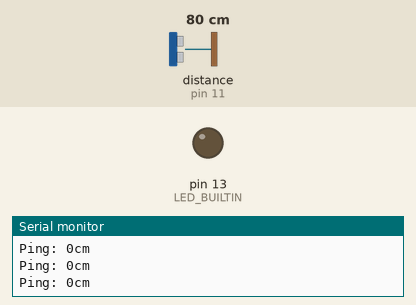
Simulated run of this sketch. Board: Arduino Uno, built with avr-gcc and run on an emulated ATmega328P. Parts: output pins drawn as LEDs (lit = HIGH), the last lines printed to the serial monitor. The inputs (shaded band) are chosen by the test bench; at power-on: distance to the obstacle (sensor on pin 11) 80 cm. The echo pulse lasts 58.3 µs per cm.

Above: at 1.2 s.
1.3 s: distance to the obstacle (sensor on pin 11) set to 18 cm
2.8 s: distance to the obstacle (sensor on pin 11) set to 14 cm
At 3.9 s:
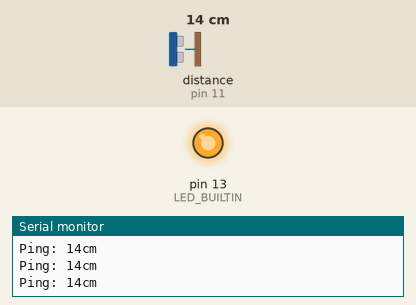
4.3 s: distance to the obstacle (sensor on pin 11) set to 35 cm
At 4.7 s:
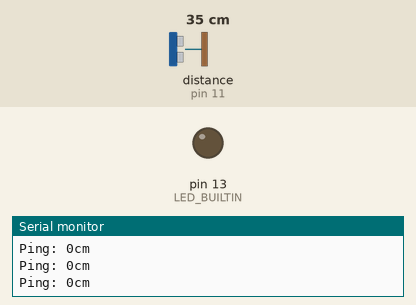
5.8 s: distance to the obstacle (sensor on pin 11) set to 2 cm
At 7.3 s:
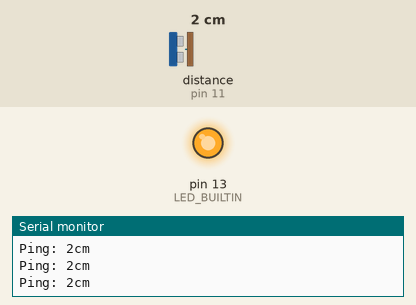
Timing chart, 0 to 8.3 s (numbered marks = the images above; inputs shaded):
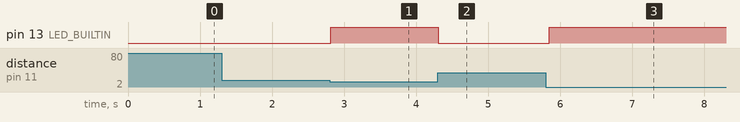

Measured:
- the behaviour switches between 16 and 15 cm on distance to the obstacle (sensor on pin 11) (found by bisection; images 0 and 1)
- after the input at 2.8 s, pin 13 (LED_BUILTIN): LOW → HIGH at once
- after the input at 4.3 s, pin 13 (LED_BUILTIN): HIGH → LOW at once
- after the input at 5.8 s, pin 13 (LED_BUILTIN): LOW → HIGH at once

The sketch:

test_ping_with_builtin_led.ino
```cpp
/* this works with built-in LED
 *  triggers at MAX_DISTANCE or closer
 */

#include <NewPing.h>

#define TRIGGER_PIN  12
#define ECHO_PIN     11
#define MAX_DISTANCE 15
int distance = 0;

NewPing sonar(TRIGGER_PIN, ECHO_PIN, MAX_DISTANCE);

void setup() {
  Serial.begin(115200);
  pinMode(LED_BUILTIN, OUTPUT);
}

void loop() {
  delay(50);
  distance = sonar.ping_cm();
  Serial.print("Ping: ");
  Serial.print(sonar.ping_cm());
  Serial.println("cm");
  if (distance > 0) {
    digitalWrite(LED_BUILTIN, HIGH);
  }
  else {
    digitalWrite(LED_BUILTIN, LOW);
  }

  }
```
